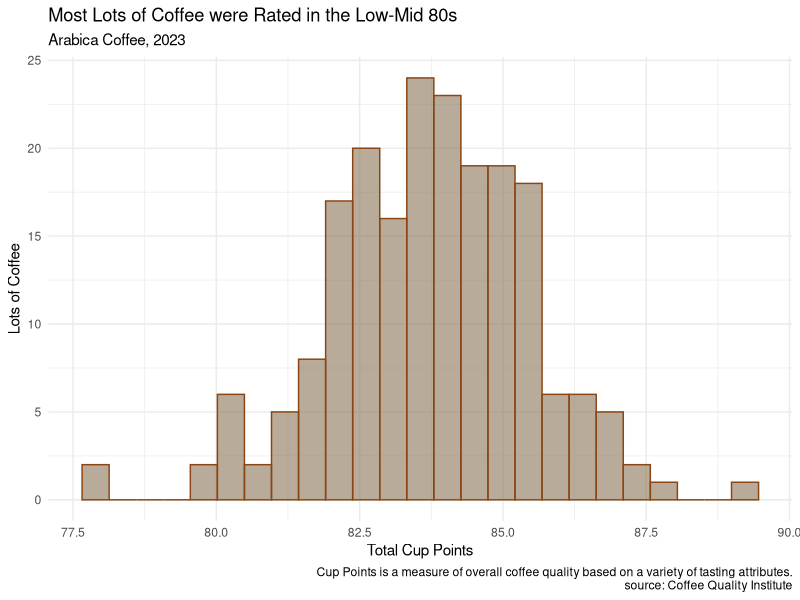
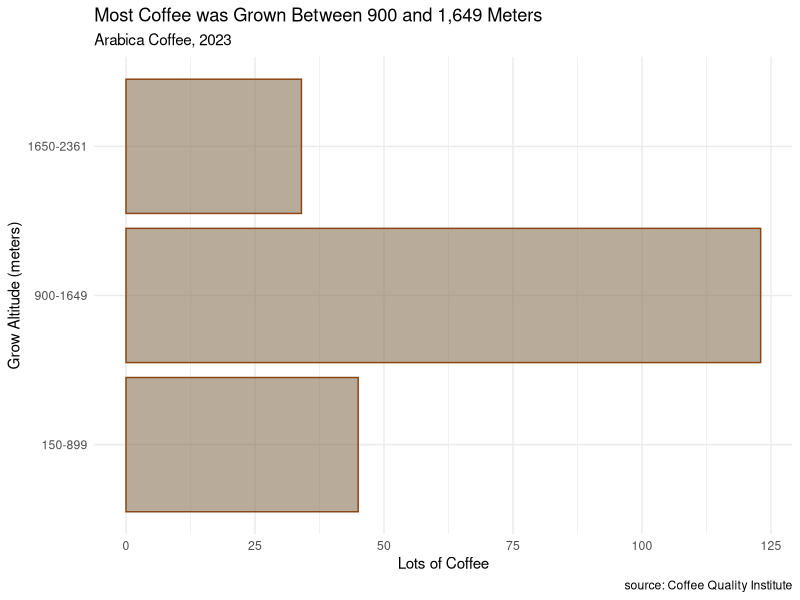
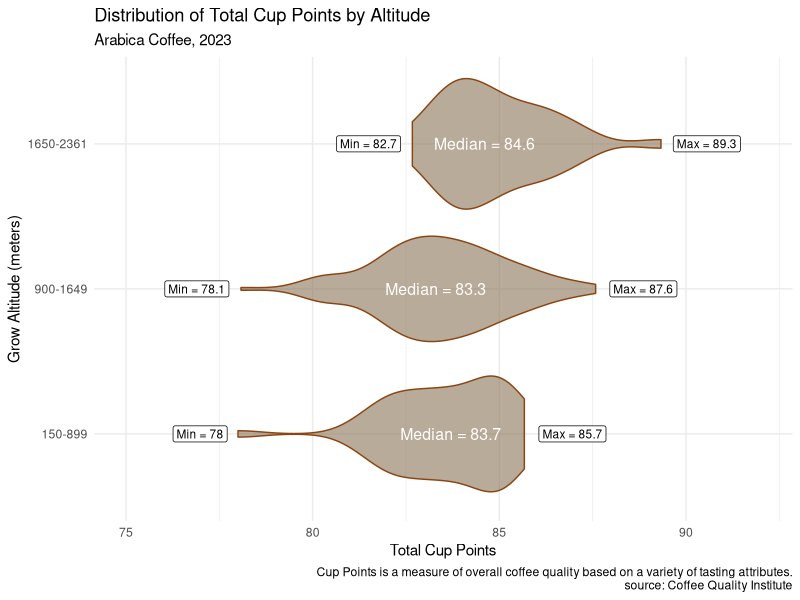

Here is the R script that generated these plots, in order: (Note: this script raises an error after producing the figures.)
library(tidyverse)
coffee <- read_csv("coffeequality.csv")

# manipulating and cleaning the data
coffee <- coffee %>%
  mutate(altitude2 = str_replace(Altitude, "-.*", "")) %>%
  mutate(altitude3 = str_replace(altitude2, "~.*", "")) %>%
  mutate(altitude4 = str_replace(altitude3, " .*", "")) %>%
  mutate(Altitude_num = as.numeric(altitude4)) %>%
  filter(Altitude_num < 4000) %>%
  mutate(Altitude_cat = case_when(
    Altitude_num < 900 ~ '150-899',
    Altitude_num >=900 & Altitude_num < 1650 ~ '900-1649',
    Altitude_num >= 1650 ~ '1650-2361'))

coffee$Altitude_cat <- factor(coffee$Altitude_cat, levels = c('150-899', '900-1649','1650-2361'))

max(coffee$Altitude_num)
# creating the histogram

cuppointshistogram <- coffee %>% ggplot() + 
  geom_histogram(aes(x = `Total Cup Points`), bins = 25, fill = "burlywood4", col = "chocolate4", alpha = 0.6) +
  labs(title = 'Most Lots of Coffee were Rated in the Low-Mid 80s', subtitle = 'Arabica Coffee, 2023', y = 'Lots of Coffee', caption = 'Cup Points is a measure of overall coffee quality based on a variety of tasting attributes.\nsource: Coffee Quality Institute') +
  theme_minimal()

cuppointshistogram

saveRDS(cuppointshistogram, 'cuppointshistogram.rds')

# creating the bar plot

barplotaltitude <- as.data.frame(table(coffee$Altitude_cat)) %>%
  ggplot(aes(x = Var1, y = Freq)) + 
  geom_bar(stat = 'identity', col = "chocolate4", fill = "burlywood4", alpha = 0.6) +
  labs(title = 'Most Coffee was Grown Between 900 and 1,649 Meters', subtitle = 'Arabica Coffee, 2023', y = 'Lots of Coffee', x = 'Grow Altitude (meters)', caption = 'source: Coffee Quality Institute') +
  theme_minimal() +
  coord_flip()
barplotaltitude 

saveRDS(barplotaltitude, 'barplotaltitude.rds')


meds <- coffee %>% group_by(Altitude_cat) %>% summarise(median = round(median(`Total Cup Points`),1))
maxs <- coffee %>% group_by(Altitude_cat) %>% summarise(max = round(max(`Total Cup Points`),1))
mins <- coffee %>% group_by(Altitude_cat) %>% summarise(min = round(min(`Total Cup Points`),1))

# creating the violin plot

violinplotaltitude <- coffee %>% filter(Altitude_cat != 'NA') %>%
  ggplot(aes(y = `Total Cup Points`, x = `Altitude_cat`)) + 
  geom_violin(col = "chocolate4", fill = "burlywood4", alpha = 0.6) +
  geom_text(data = meds, aes(x = `Altitude_cat`, y = `median`, label = paste0('Median = ',`median`)), col = 'white', size = 4, vjust = .5, hjust = .5) +
  geom_label(data = maxs, aes(x = `Altitude_cat`, y = `max`, label = paste0('Max = ',`max`)), col = 'black', size = 3, vjust = .5, hjust = -.2) +
  geom_label(data = mins, aes(x = `Altitude_cat`, y = `min`, label = paste0('Min = ', `min`)), col = 'black', size = 3, vjust = .5, hjust = 1.2) +
  scale_y_continuous(limits = c(75,92)) +
  coord_flip() +
  labs(title = 'Distribution of Total Cup Points by Altitude', subtitle = 'Arabica Coffee, 2023',
       x = 'Grow Altitude (meters)', y = "Total Cup Points", caption = 'Cup Points is a measure of overall coffee quality based on a variety of tasting attributes.\nsource: Coffee Quality Institute') +
  theme_minimal()
violinplotaltitude



saveRDS(violinplotaltitude, 'violinplotaltitude.rds')


# Creating the map
library(sf)
link = "https://raw.githubusercontent.com/johan/world.geo.json/master/countries.geo.json"  
map = read_sf(link)
map %>%
  ggplot +
  geom_sf()

coffee <- coffee %>%
  mutate(name = case_when(
    `Country of Origin` == "United States (Hawaii)" ~ "United States of America",
    TRUE ~ `Country of Origin`
  ))

countries <- coffee %>%
  group_by(name) %>%
  summarise(median_cup_points = median(`Total Cup Points`),
            count = n(),
            median_altitude = median(Altitude_num))

mapandcountries <- left_join(map, countries, by = 'name')


labels <- data.frame(name = c("Taiwan: 61", "Colombia: 18", "Guatemala: 18", 
                                        "Honduras: 13", "Thailand: 12"),
                                        x = c(120, -74, -90, -74, 100),
                                        y = c(19, 4.5, 21, 16, 8)) %>% 
  st_as_sf(coords = c("x", "y"), crs = 4326) 

asiaafrica <- mapandcountries %>%
  ggplot +
  geom_sf(aes(fill = count)) +
  geom_sf_label(data = labels, aes(label = name), size = 1.5) +
  scale_fill_gradient2(
    low = 'ivory',
    mid = 'chocolate',
    high = 'green',
    na.value = 'grey90',
    midpoint = 30,
    breaks = c(0,10,20,61)
  ) +
  xlim(30,135) +
  ylim(-30,35) +
  theme_void() +
  guides(fill = 'none') +
  labs(title = '', subtitle = '',caption = 'source: Coffee Quality Institute')

asiaafrica

americas <- mapandcountries %>%
  ggplot +
  geom_sf(aes(fill = count)) +
  geom_sf_label(data = labels, aes(label = name), size = 1.5) +
  scale_fill_gradient2(
    low = 'ivory',
    mid = 'chocolate',
    high = 'green',
    na.value = 'grey90',
    midpoint = 30,
    breaks = c(0,10,20,61)
  ) +
  xlim(-135,-35) +
  ylim(-35,35) +
  theme_void() +
  theme(legend.position = c(0.3,0.3), legend.key.size = unit(0.4, 'cm')) +
  labs(fill = 'Lots') +
  labs(title = 'Taiwan Contributed the Most Lots of Coffee by Far', subtitle = 'Arabica Coffee, 2023', caption = '')

americas

library(cowplot)

lotsmap <- plot_grid(americas,asiaafrica)

lotsmap

saveRDS(lotsmap, 'lotsmap.rds')
